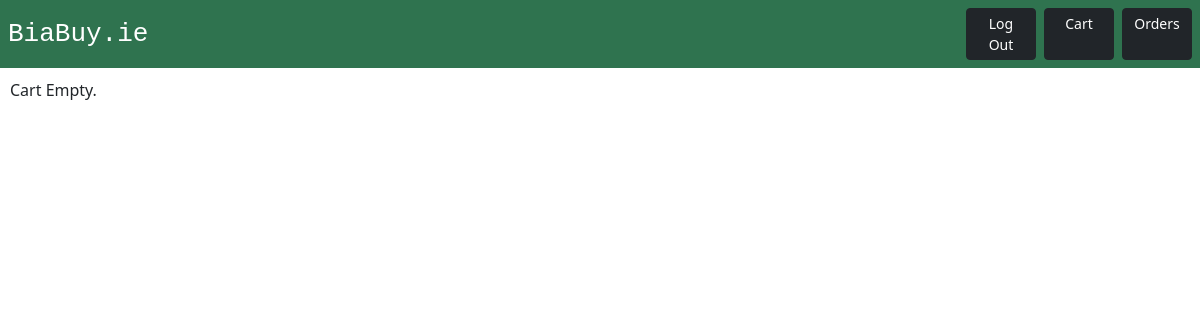
Page /cart/ (signed in) on the earlier database version.
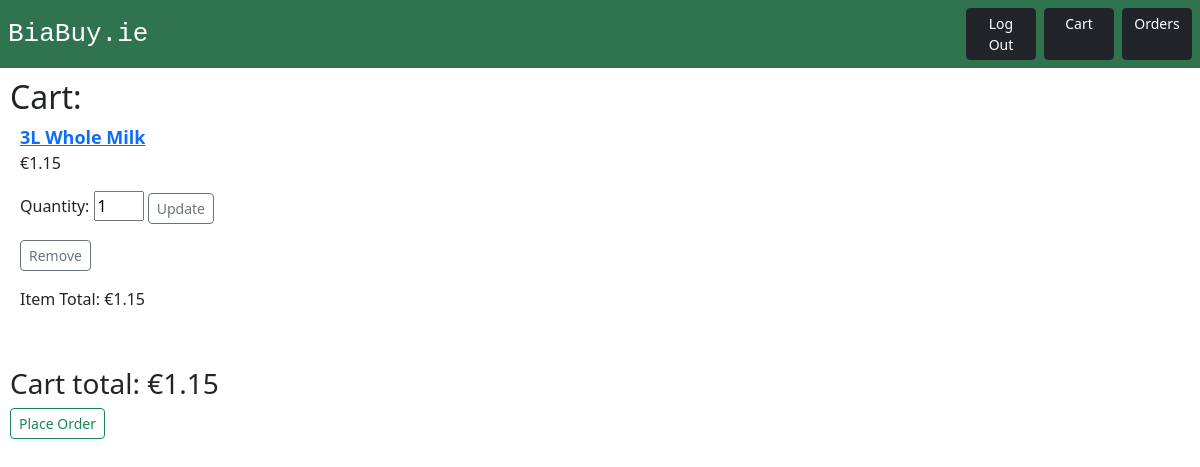
Same page on the later database version.
### cart/models.py (models this page shows, shortened)
class CartItem(models.Model):
    item = models.ForeignKey(Item, on_delete=models.CASCADE)
    cart = models.ForeignKey(Cart, on_delete=models.CASCADE)
    quantity = models.PositiveIntegerField(default=1)

### catalog/models.py (models this page shows, shortened)
class Item(models.Model):
    category = models.ForeignKey(Category, on_delete=models.CASCADE)
    item_name = models.CharField(max_length=200)
    item_desc = models.TextField("description")
    item_price = models.DecimalField(max_digits=10, decimal_places=2)

### cart/views.py (the view)
# urls.py: path("cart/", include("cart.urls")),
def cart(request):
 if request.user.is_authenticated:
    user_cart = CartItem.objects.filter(cart__user=request.user)
    cart_total = 0
    for cart_item in user_cart:
        cart_item.item_total = cart_item.item.item_price * cart_item.quantity
        cart_total += cart_item.item_total
    context = {
                "user_cart": user_cart,
                "cart_total": cart_total,
               }
    return render(request, "cart/index.html", context)
 else:
    return redirect("login")

### cart/templates/cart/index.html (shortened to what this page needs)
{% extends "base.html" %}
{% block content %}
{% if user_cart %}
<h2>Cart:</h2>
<dl style="margin-left:10px">
{% for cart_item in user_cart %}
    <dt style="font-size:large">
        <a
        href="/catalog/{{ cart_item.item.item_name }}/">
        {{ cart_item.item.item_name }}
        </a>
    </dt>
        <dd style="margin: 0;">
            <form
                action="/cart/update/{{ cart_item.id }}/"
                method="POST">
                <p >€{{cart_item.item.item_price}}</p>
                    Quantity:
                <input
                    style="width: 50px"
                    type="number"
                    name="quantity"
                    value="{{ cart_item.quantity }}"
                    min="1" required>
                <button
                    type="submit"
                    class="btn btn-outline-secondary btn-sm">
                    Update
                </button>
            </form>
        </dd>
        <dd>
            <form
            action="/cart/remove/{{ cart_item.id }}/"
            method="POST">
                <button
                    type="submit"
                    class="btn btn-outline-secondary btn-sm">
                    Remove
                </button>
            </form>
        </dd>
        <dd>
            <p>Item Total: €{{cart_item.item_total}}</p>
        </dd>
    <br>
{% endfor %}
</dl>
<h3>Cart total: €{{cart_total}}</h3>
<form
    action="/orders/place/"
    method="POST">
        <button
            type="submit"
            class="btn btn-outline-success btn-sm">
            Place Order
        </button>
</form>
{% else %}
    <p>Cart Empty.</p>
{% endif %}
{% endblock %}

Differences in the rows shown:
added CartItem: item.item_name "3L Whole Milk", item.item_price "1.15", quantity "1", item_total "1.15"
Other differences:
{{ cart_total }}: (not shown) → "1.15"
text no longer shown: "Cart Empty."
text now shown: "Cart: Cart total: € Place Order"
